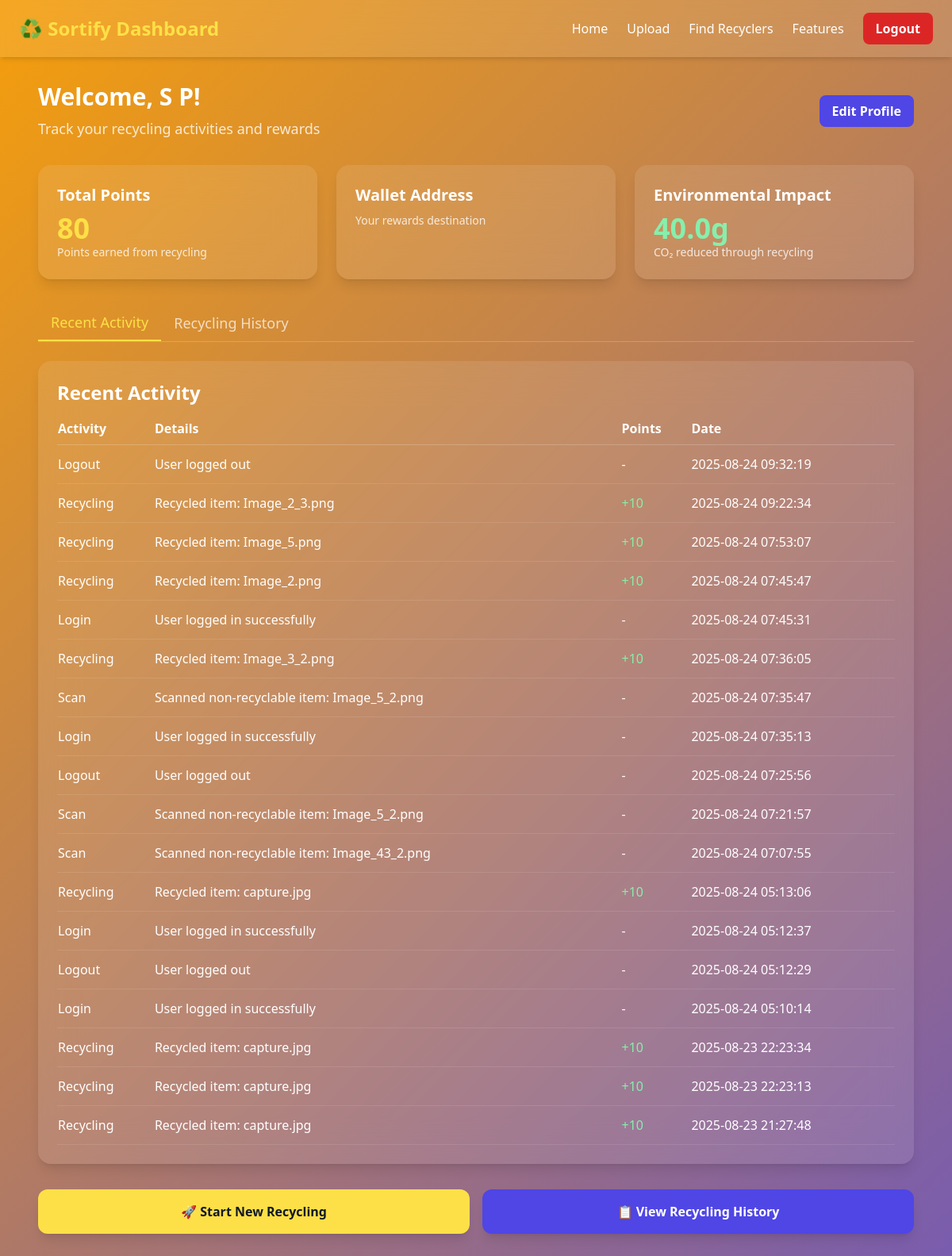
The page /dashboard (signed in) on the database as committed earlier.
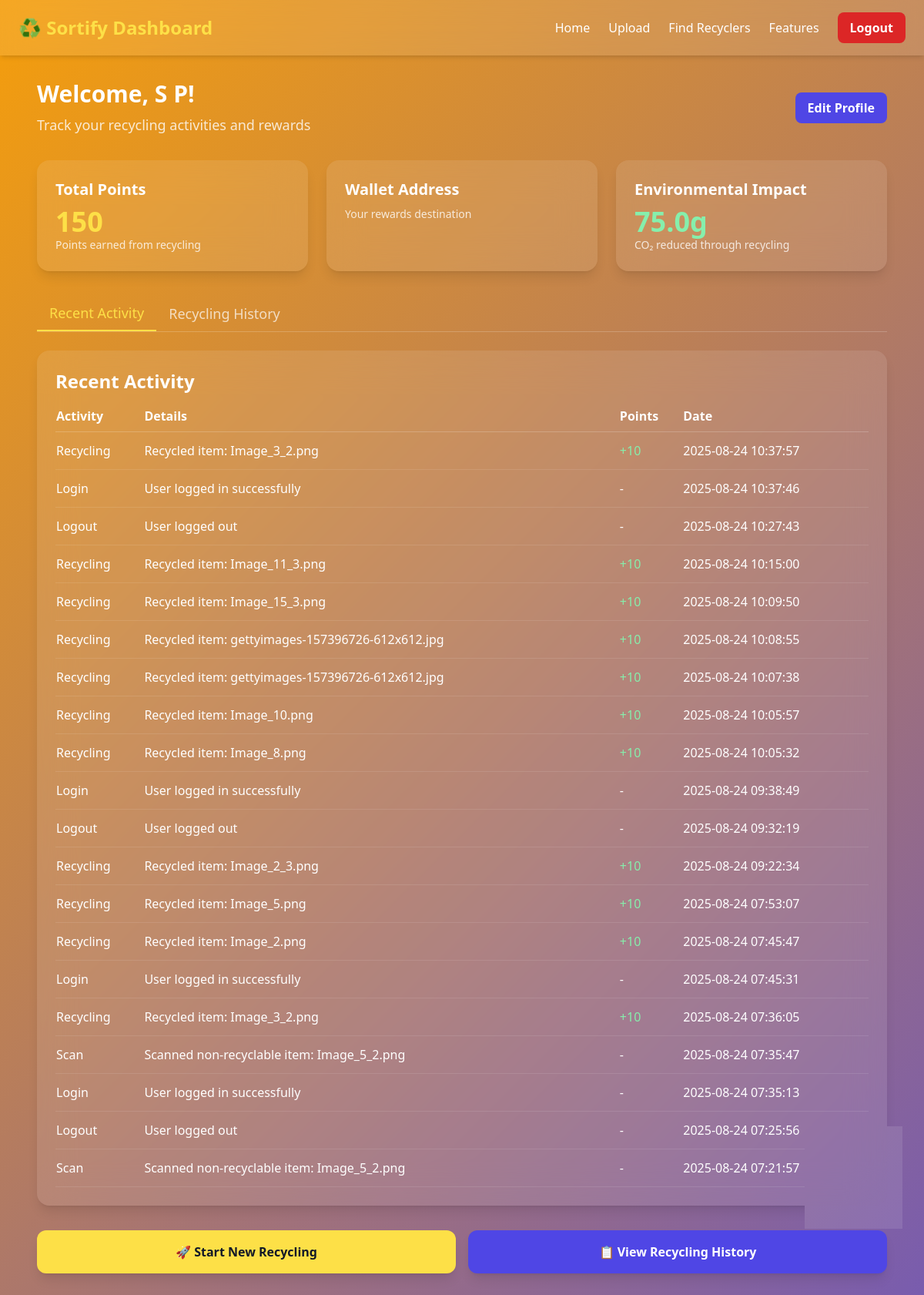
The same page on the database as committed later.
### tables this page shows
CREATE TABLE user_activity
                 (id INTEGER PRIMARY KEY AUTOINCREMENT,
                  user_id INTEGER NOT NULL,
                  activity_type TEXT NOT NULL,
                  activity_details TEXT,
                  points_earned INTEGER DEFAULT 0,
                  created_at TIMESTAMP DEFAULT CURRENT_TIMESTAMP,
                  FOREIGN KEY (user_id) REFERENCES users (id));

### app.py (the view)
@app.route("/dashboard")
@login_required
def dashboard():
    conn = sqlite3.connect('users.db')
    c = conn.cursor()
    c.execute('''SELECT activity_type, activity_details, points_earned, created_at
                 FROM user_activity
                 WHERE user_id = ?
                 ORDER BY created_at DESC
                 LIMIT 20''', (session['user_id'],))
    activities = c.fetchall()
    c.execute('''SELECT SUM(points_earned) FROM user_activity WHERE user_id = ?''',
              (session['user_id'],))
    total_points = c.fetchone()[0] or 0
    c.execute('''SELECT wallet_address FROM users WHERE id = ?''', (session['user_id'],))
    wallet_result = c.fetchone()
    wallet_address = wallet_result[0] if wallet_result else "Not set"
    conn.close()
    return render_template("dashboard.html",
                         user_name=session.get('user_name'),
                         activities=activities,
                         total_points=total_points,
                         wallet_address=wallet_address)

### app.py (called while the page is built)
def login_required(f):
    @wraps(f)
    def decorated_function(*args, **kwargs):
        if 'user_id' not in session:
            flash('Please log in to access this page.', 'warning')
            return redirect(url_for('landing'))
        return f(*args, **kwargs)
    return decorated_function

### templates/dashboard.html (shortened to what the changed rows need)
<!DOCTYPE html>
<html lang="en">
<head>
    <script src="https://cdn.tailwindcss.com"></script>
</head>
<body class="min-h-screen text-white">
    <header class="w-full bg-white bg-opacity-10 backdrop-blur-lg shadow-md">
        <div class="max-w-7xl mx-auto px-6 py-4 flex justify-between items-center">
            <h1 class="text-2xl font-extrabold text-yellow-300">♻️ Sortify Dashboard</h1>
        </div>
    </header>
    <main class="max-w-6xl mx-auto px-6 py-8">
        <div class="mb-8 flex justify-between items-center">
            <div>
                <h2 class="text-3xl font-bold mb-2">Welcome, {{ user_name }}!</h2>
            </div>
        </div>
        <div class="grid grid-cols-1 md:grid-cols-3 gap-6 mb-8">
            <div class="bg-white bg-opacity-10 backdrop-blur-xl p-6 rounded-2xl shadow-lg">
                <h3 class="text-xl font-semibold mb-2">Total Points</h3>
                <p class="text-4xl font-bold text-yellow-300">{{ total_points }}</p>
                <p class="text-sm opacity-80">Points earned from recycling</p>
            </div>
            <div class="bg-white bg-opacity-10 backdrop-blur-xl p-6 rounded-2xl shadow-lg">
                <h3 class="text-xl font-semibold mb-2">Environmental Impact</h3>
                <p class="text-4xl font-bold text-green-300">{{ total_points * 0.5 }}g</p>
                <p class="text-sm opacity-80">CO₂ reduced through recycling</p>
            </div>
        </div>
        <div id="recent-activity" class="tab-content">
            <div class="bg-white bg-opacity-10 backdrop-blur-xl p-6 rounded-2xl shadow-lg">
                {% if activities %}
                <div class="overflow-x-auto">
                    <table class="w-full text-left">
                        <thead>
                            <tr class="border-b border-white border-opacity-20">
                                <th class="pb-2">Activity</th>
                                <th class="pb-2">Details</th>
                                <th class="pb-2">Points</th>
                                <th class="pb-2">Date</th>
                            </tr>
                        </thead>
                        <tbody>
                            {% for activity in activities %}
                            <tr class="border-b border-white border-opacity-10">
                                <td class="py-3 capitalize">{{ activity[0] }}</td>
                                <td class="py-3">{{ activity[1] }}</td>
                                <td class="py-3">
                                    {% if activity[2] > 0 %}
                                    <span class="text-green-300">+{{ activity[2] }}</span>
                                    {% else %}
                                    <span>-</span>
                                    {% endif %}
                                </td>
                                <td class="py-3">{{ activity[3].split('.')[0] }}</td>
                            </tr>
                            {% endfor %}
                        </tbody>
                    </table>
                </div>
                {% else %}
                <p class="text-center py-8 opacity-70">No activity yet. Start recycling to earn points!</p>
                {% endif %}
            </div>
        </div>
    </main>
</body>
</html>

Rows that differ between the two databases and show on the page:
no longer on this page (row unchanged): user_activity: activity_type "Scan", activity_details "Scanned non-recyclable item: Image_43_2.png", created_at "2025-08-24 07:07:55"
no longer on this page (row unchanged): user_activity: activity_type "Recycling", activity_details "Recycled item: capture.jpg", points_earned "10", created_at "2025-08-24 05:13:06"
no longer on this page (row unchanged): user_activity: activity_type "Login", activity_details "User logged in successfully", created_at "2025-08-24 05:12:37"
no longer on this page (row unchanged): user_activity: activity_type "Logout", activity_details "User logged out", created_at "2025-08-24 05:12:29"
no longer on this page (row unchanged): user_activity: activity_type "Login", activity_details "User logged in successfully", created_at "2025-08-24 05:10:14"
no longer on this page (row unchanged): user_activity: activity_type "Recycling", activity_details "Recycled item: capture.jpg", points_earned "10", created_at "2025-08-23 22:23:34"
no longer on this page (row unchanged): user_activity: activity_type "Recycling", activity_details "Recycled item: capture.jpg", points_earned "10", created_at "2025-08-23 22:23:13"
no longer on this page (row unchanged): user_activity: activity_type "Recycling", activity_details "Recycled item: capture.jpg", points_earned "10", created_at "2025-08-23 21:27:48"
added user_activity: activity_type "Recycling", activity_details "Recycled item: Image_3_2.png", points_earned "10", created_at "2025-08-24 10:37:57"
added user_activity: activity_type "Login", activity_details "User logged in successfully", created_at "2025-08-24 10:37:46"
added user_activity: activity_type "Logout", activity_details "User logged out", created_at "2025-08-24 10:27:43"
added user_activity: activity_type "Recycling", activity_details "Recycled item: Image_11_3.png", points_earned "10", created_at "2025-08-24 10:15:00"
added user_activity: activity_type "Recycling", activity_details "Recycled item: Image_15_3.png", points_earned "10", created_at "2025-08-24 10:09:50"
added user_activity: activity_type "Recycling", activity_details "Recycled item: gettyimages-157396726-612x612.jpg", points_earned "10", created_at "2025-08-24 10:08:55"
added user_activity: activity_type "Recycling", activity_details "Recycled item: gettyimages-157396726-612x612.jpg", points_earned "10", created_at "2025-08-24 10:07:38"
added user_activity: activity_type "Recycling", activity_details "Recycled item: Image_10.png", points_earned "10", created_at "2025-08-24 10:05:57"
added user_activity: activity_type "Recycling", activity_details "Recycled item: Image_8.png", points_earned "10", created_at "2025-08-24 10:05:32"
added user_activity: activity_type "Login", activity_details "User logged in successfully", created_at "2025-08-24 09:38:49"
Other text that changed with them:
{{ total_points }}: "80" → "150"
{{ total_points * 0.5 }}: "40.0" → "75.0"
